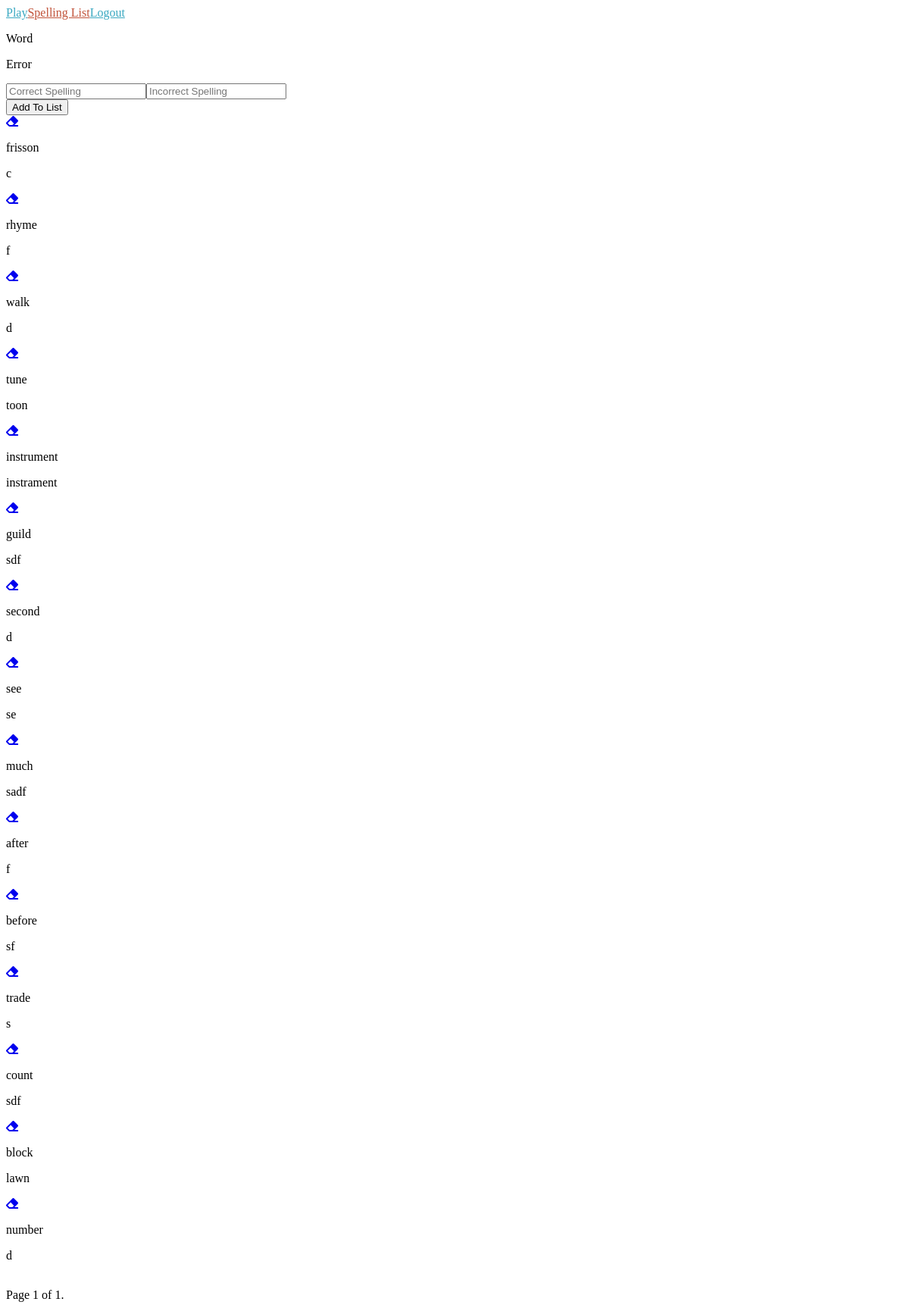
The page /study/?page=2 (signed in) on the database as committed earlier.
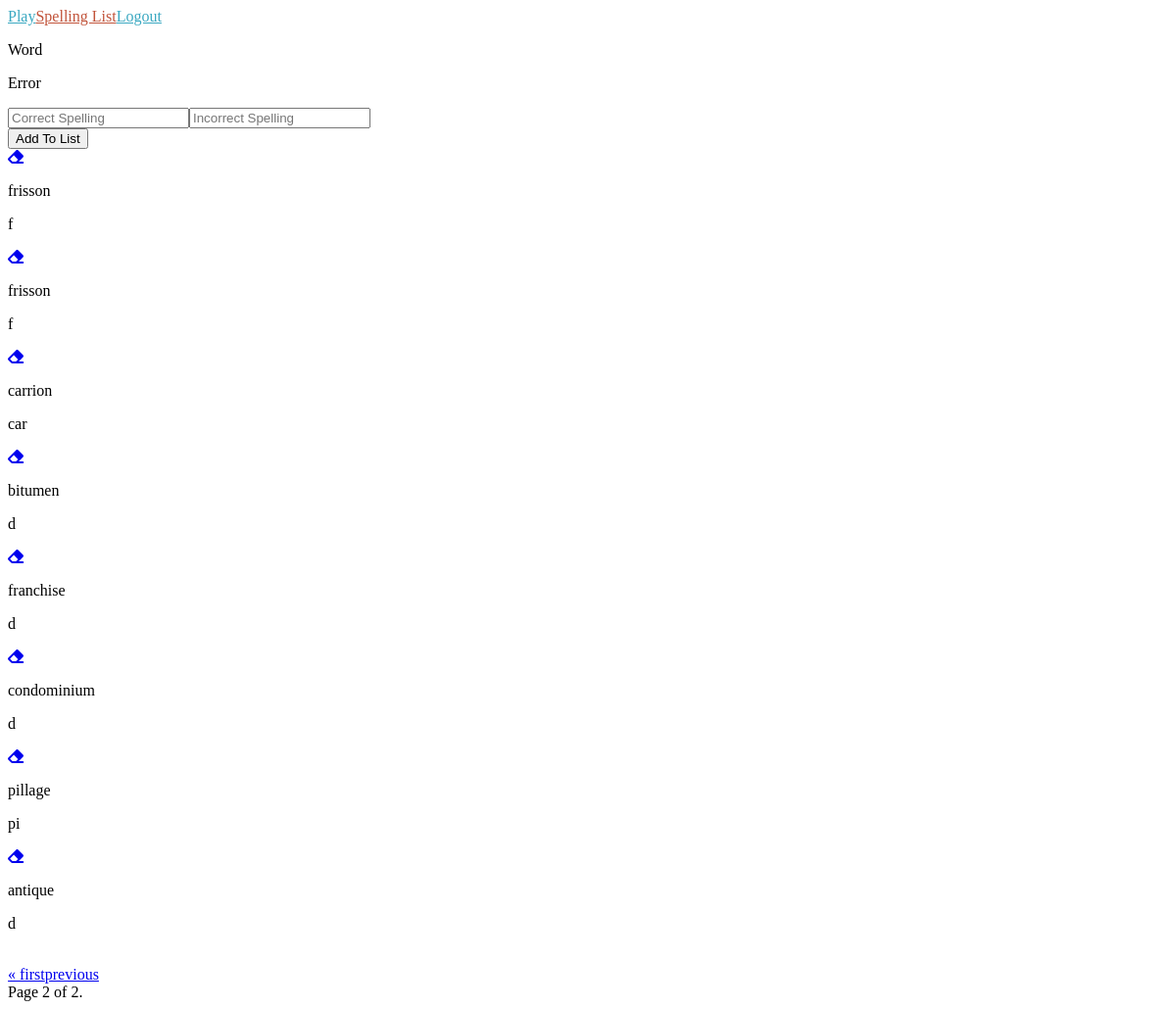
The same page on the database as committed later.
### spellingapp/models.py (models this page shows, shortened)
class KeyVal(models.Model):
    word = models.CharField(max_length=240, default="word", null=True)
    spelling_error = models.CharField(max_length=240, default="spellingerror", null=True)
    user = models.ForeignKey(User, on_delete=models.PROTECT, related_name='KeyVals', default='...')

### spellingapp/views.py (the view)
# urls.py: path('study/', views.study_view, name="study_view" ),
def study_view(request):
    spelling_list = KeyVal.objects.filter(user=request.user)
    paginator = Paginator(spelling_list, 20)
    page_number = request.GET.get('page')
    page_obj = paginator.get_page(page_number)
    context = {
        'spelling_list': page_obj,
    }
    return render(request, 'spellingapp/study_page.html', context )

### spellingapp/templates/spellingapp/study_page.html (shortened to what this page needs)
{% extends 'spellingapp/base.html' %}
{% load static %}
{% block study %}
<div id="studyPage">
    <div id="studyPageInner">
            <section id="wordErrorLabel">
                <div>
                    <p id="wordLabel">Word</p>
                </div>
                <div>
                    <p id="errorLabel">Error</p>
                </div>
            </section>
            <form id="addAndRemoveForm" action="{% url 'spellingapp:add_key_val' %}" method="POST">
                <input id="correctSpellingInput" type="text" name="word" placeholder="Correct Spelling">
                <input id="spellingErrorInput" type="text" name="spelling_error" placeholder="Incorrect Spelling">
                <br>
                <button id="addAndRemoveBtn" type="submit">Add To List</button>
            </form>
            {% for item in spelling_list  %}
                <div id="spellingListContainer">
                    <div id="spellingListLeft">
                        <a id="removeWord" href="{% url 'spellingapp:remove_key_val' pk=item.pk %}"><i class="fas fa-eraser"></i></a>
                        <p>{{ item.word }}</p>
                    </div>
                    <div id="spellingListRight">
                        <p>{{ item.spelling_error }}</p>
                    </div>
                </div>
            {% endfor %}
            <br>
            <div class="pagination">
                <div class="step-links">
                    {% if spelling_list.has_previous %}
                        <div>
                            <a id="first" href="?page=1">&laquo; first</a>
                            <a id="previous" href="?page={{ spelling_list.previous_page_number }}">previous</a>
                        </div>
                    {% endif %}
                    <span class="current">
                        Page {{ spelling_list.number }} of {{ spelling_list.paginator.num_pages }}.
                    </span>
                </div>
            </div>
    </div>
</div>
{% endblock study %}

### spellingapp/templates/spellingapp/base.html (shortened to what this page needs)
<!DOCTYPE html>
<html lang="en">
  <head>
    {% load sass_tags %}
    <link href="{% sass_src 'spellingproject/css/styles.css' %}" rel="stylesheet" type="text/css" />
  </head>
  <body>
  <div id="app">
    <div id="header">
      {% if user.is_authenticated %}
        <a id="learningLink" href="{% url 'spellingapp:learning_view' %}">Play</a>
        <a id="spellingListLink" href="{% url 'spellingapp:study_view' %}">Spelling List</a>
      {% else %}
        <a id="homeLink" href="{% url 'spellingapp:home' %}">Home</a>
      {% endif %}
      {% if user.is_authenticated %}
        <a id="logoutLink" href="{% url 'logout' %}">Logout</a>
      {% else %}
        <a id="loginLink" href="{% url 'login' %}">Login</a>
        <a id="registerLink" href="{% url 'register' %}">Register</a>
      {% endif %}
    </div>
      {% block study %}
      {% endblock %}
    </div>
  </body>
</html>

Rows that differ between the two databases and show on the page:
no longer on this page (row unchanged): KeyVal: word "frisson", spelling_error "c"
no longer on this page (row unchanged): KeyVal: word "rhyme", spelling_error "f"
no longer on this page (row unchanged): KeyVal: word "walk", spelling_error "d"
no longer on this page (row unchanged): KeyVal: word "tune", spelling_error "toon"
no longer on this page (row unchanged): KeyVal: word "instrument", spelling_error "instrament"
no longer on this page (row unchanged): KeyVal: word "guild", spelling_error "sdf"
no longer on this page (row unchanged): KeyVal: word "second", spelling_error "d"
no longer on this page (row unchanged): KeyVal: word "see", spelling_error "se"
no longer on this page (row unchanged): KeyVal: word "much", spelling_error "sadf"
no longer on this page (row unchanged): KeyVal: word "after", spelling_error "f"
no longer on this page (row unchanged): KeyVal: word "before", spelling_error "sf"
no longer on this page (row unchanged): KeyVal: word "trade", spelling_error "s"
no longer on this page (row unchanged): KeyVal: word "count", spelling_error "sdf"
no longer on this page (row unchanged): KeyVal: word "block", spelling_error "lawn"
no longer on this page (row unchanged): KeyVal: word "number", spelling_error "d"
added KeyVal: word "frisson", spelling_error "f"
added KeyVal: word "frisson", spelling_error "f"
added KeyVal: word "carrion", spelling_error "car"
added KeyVal: word "bitumen", spelling_error "d"
added KeyVal: word "franchise", spelling_error "d"
added KeyVal: word "condominium", spelling_error "d"
added KeyVal: word "pillage", spelling_error "pi"
added KeyVal: word "antique", spelling_error "d"
Other text that changed with them:
{{ spelling_list.number }}: "1" → "2"
{{ spelling_list.paginator.num_pages }}: "1" → "2"
text now shown: "« first previous"
